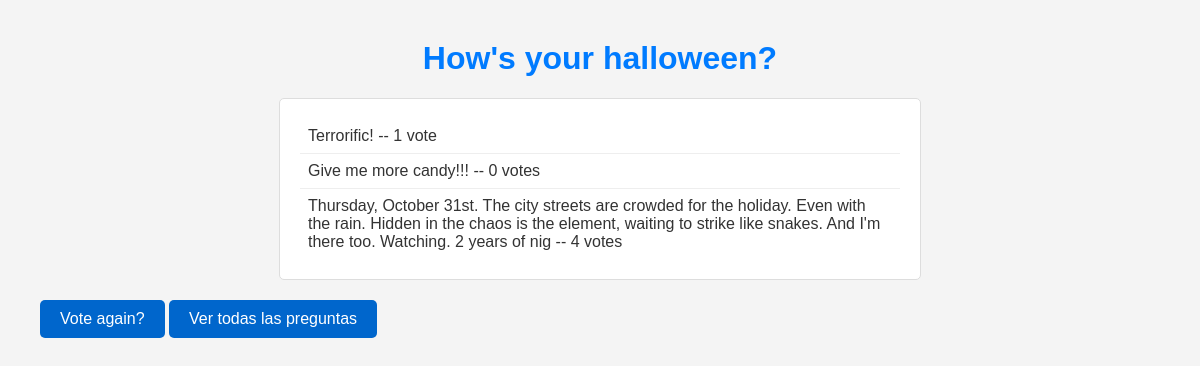
Page /votaciones/5/results/ (signed in) on the earlier database version.
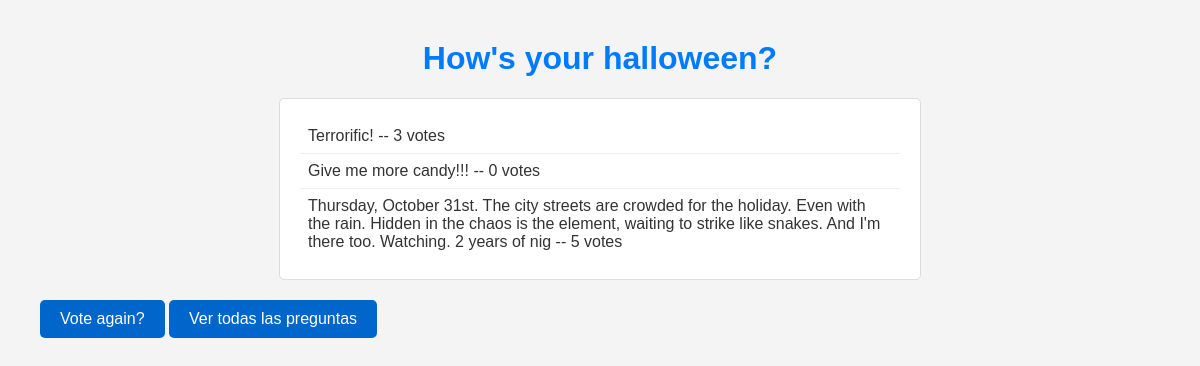
Same page on the later database version.
### votaciones/models.py (models this page shows, shortened)
class Question(models.Model):
    question_text = models.CharField(max_length=200)
    pub_date = models.DateTimeField("date published")

class Choice(models.Model):
    question = models.ForeignKey(Question, on_delete=models.CASCADE)
    choice_text = models.CharField(max_length=200)
    votes = models.IntegerField(default=0)

### votaciones/views.py (the view)
# urls.py: path("<int:pk>/results/",views.ResultsView.as_view(), name="results"),
class ResultsView(LoginRequiredMixin, generic.DetailView):
   model = Question
   template_name = "votaciones/results.html"

### votaciones/templates/votaciones/results.html
{% load static %}
<link rel="stylesheet" href="{% static 'votaciones/results.css' %}" />
<h1>{{ question.question_text }}</h1>
<ul>
  {% for choice in question.choice_set.all %}
  <li>
    {{ choice.choice_text }} -- {{ choice.votes }}
    vote{{choice.votes|pluralize}}
  </li>
  {% endfor %}
</ul>
<a href="{% url 'votaciones:detail' question.id %}">Vote again?</a>
<a href="{% url 'votaciones:index' %}">Ver todas las preguntas</a>

### votaciones/static/votaciones/results.css (style rules this page uses)
h1 { color: #007bff; text-align: center; }
ul { list-style-type: none; padding: 0; max-width: 600px; margin: auto; background-color: #ffffff; border: 1px solid #dddddd; padding: 20px; border-radius: 5px; }
li { padding: 8px; border-bottom: 1px solid #eeeeee; }
li:last-child { border-bottom: none; }
a { display: inline-block; background-color: #06c; color: white; padding: 10px 20px; border-radius: 5px; text-decoration: none; text-align: center; margin: 20px auto; width: fit-content; }

Differences in the rows shown:
changed Choice "Terrorific!": votes "1" → "3"
changed Choice (number 3 of 3 on the later page): votes "4" → "5"
